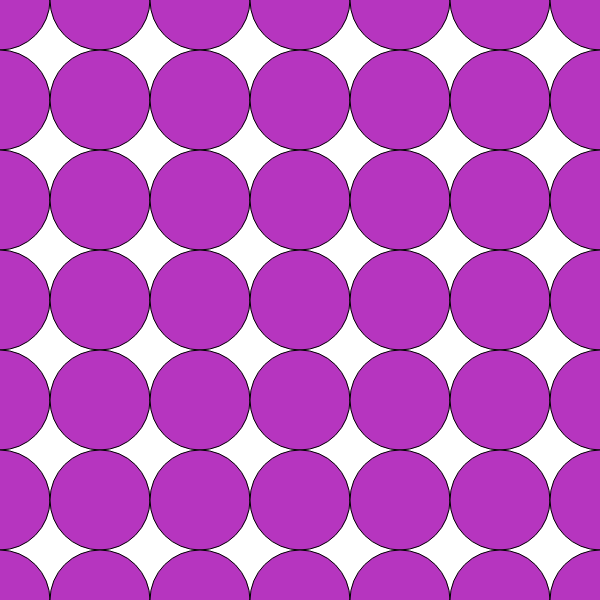
Frame 1 (no input)
Frame 60 (no input): identical to frame 1, image omitted
Frame 120 (the mouse pressed at the canvas centre since frame 60): identical to frame 1, image omitted

The p5.js sketch that drew this single still picture (run headless with seeded random() and noise() and a simulated clock; from frame 60 on, the mouse is pressed at the canvas centre):

// p5.js sketch
// ── sketch.js
const DIAMETER = 100;
let mode = "c";
let fillColour;

function setup() {
    createCanvas(600, 600);
    rectMode(CENTER);
    fillColour = getRandomColour();
    drawGrid();
}

function draw() {
    
}

function keyPressed() {
    if (key === "a") {
        fillColour = getRandomColour();
        drawGrid();
    } else if (key === "s" || key === "c") {
        mode = key;
        drawGrid();
    }
}

/**
 * Draws the grid.
 */
function drawGrid() {
    background(255);
    fill(fillColour)
    for (let x = 0; x <= width; x += 100) {
        for (let y = 0; y <= height; y += 100) {
            if (mode === "c") {
                circle(x, y, DIAMETER);
            } else if (mode === "s") {
                square(x, y, DIAMETER);
            }
        }
    }
}

/**
 * Gets a random colour.
 * @returns {p5.Color} An RGB colour.
 */
function getRandomColour() {
    return color(random(255), random(255), random(255));
}

// ── Q9.html
<!DOCTYPE html>
<html lang="en">
  <head>
    <meta charset="utf-8" />
    <meta name="viewport" content="width=device-width, initial-scale=1.0">

    <title>PDM1 - Exam Practice Exercises - Q9 Solution</title>

    <link href="https://cdn.jsdelivr.net/npm/bootstrap@5.3.1/dist/css/bootstrap.min.css" rel="stylesheet" integrity="sha384-4bw+/aepP/YC94hEpVNVgiZdgIC5+VKNBQNGCHeKRQN+PtmoHDEXuppvnDJzQIu9" crossorigin="anonymous">
    <link rel="stylesheet" type="text/css" href="./lib/main-styles.css">
    <script src="https://cdn.jsdelivr.net/npm/bootstrap@5.3.1/dist/js/bootstrap.bundle.min.js" integrity="sha384-HwwvtgBNo3bZJJLYd8oVXjrBZt8cqVSpeBNS5n7C8IVInixGAoxmnlMuBnhbgrkm" crossorigin="anonymous"></script>
    <script src="./lib/libraries/p5.min.js"></script>
  </head>

  <body>
    <h1>Q9 Solution</h1>
    <script src="sketch.js"></script>
  </body>
</html>
